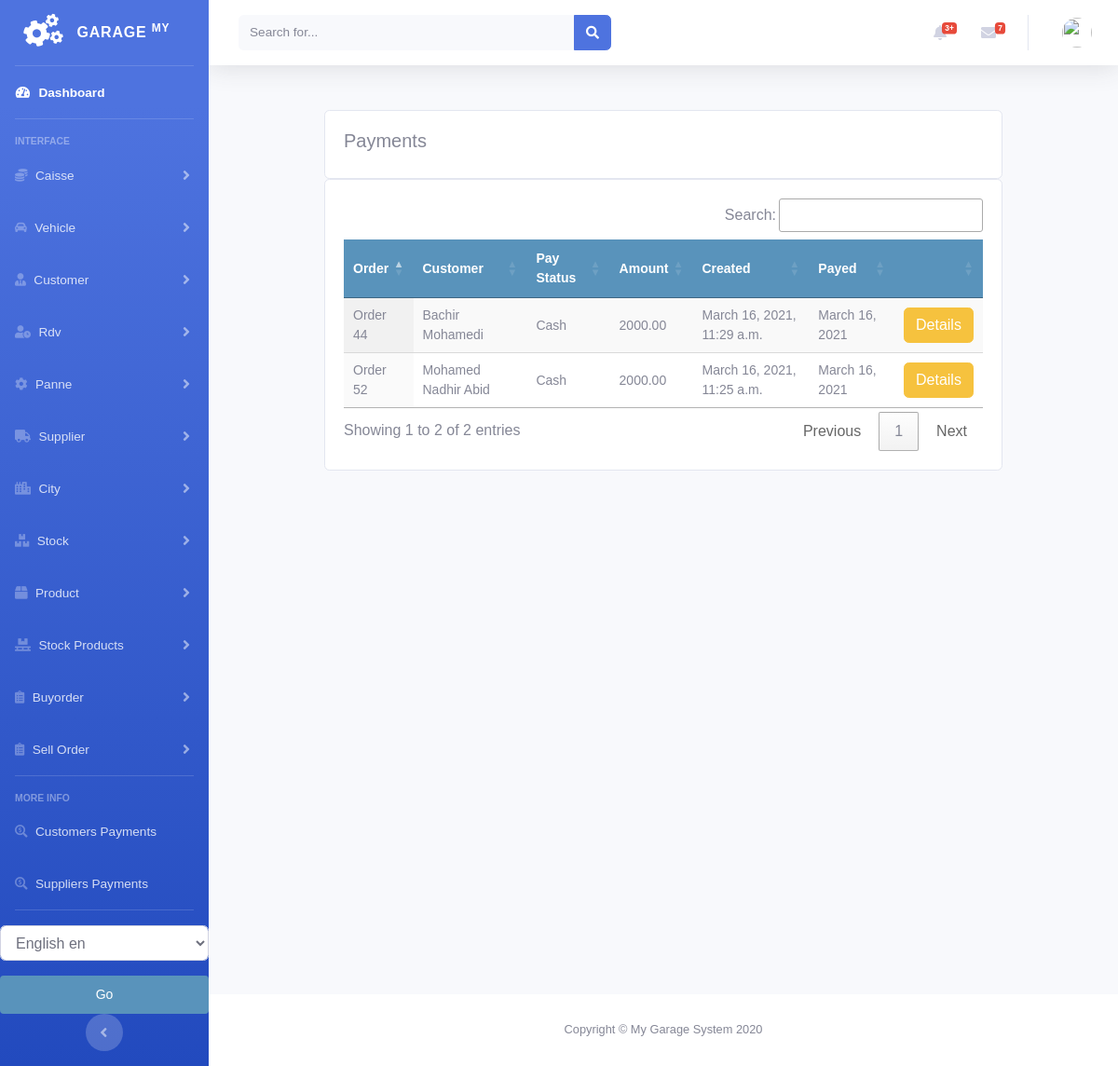
/payments/customer_payment_list, run on the app's committed database.
### payments/models.py (models this page shows)
class SellOrderPayment(models.Model):
    order = models.ForeignKey(Order, on_delete=models.CASCADE, blank=True, null=True)
    customer = models.ForeignKey(Customer, on_delete=models.CASCADE)
    user = models.IntegerField(default=0)
    amount = models.DecimalField(max_digits=10, decimal_places=2)
    created = models.DateTimeField(auto_now_add=True)
    pay_date = models.DateField(null=True, blank=True)
    pay_type = (
        ('Cash', 'Cash'),
        ('Cheque', 'Cheque'),
    )
    pay_status = models.CharField(max_length=8, choices=pay_type, blank=True, default="Cash")

### sellorder/models.py (models this page shows, shortened)
class Order(models.Model):
    customer = models.ForeignKey(Customer, on_delete=models.DO_NOTHING)
    vehicle = models.ForeignKey(Vehicle, on_delete=models.DO_NOTHING, null=True, blank=True)
    created = models.DateTimeField(auto_now_add=True)
    updated = models.DateTimeField(auto_now=True)
    debt = models.DecimalField(max_digits=10, decimal_places=2, null=True, blank=True, default=0)
    timbre = models.DecimalField(max_digits=10, decimal_places=2, null=True, blank=True, default=0)
    total_price = models.DecimalField(max_digits=10, decimal_places=2, null=True, blank=True, default=0)
    discount_amount = models.DecimalField(max_digits=10, decimal_places=2, null=True, blank=True, default=0)
    paid = models.BooleanField(default=False)
    order_tva = models.PositiveIntegerField(default=0)
    confirmed = models.BooleanField(default=False)
    factured = models.BooleanField(default=False)
    order_date = models.DateField(null=True, blank=True)
    class Meta:
        ordering = ('-created',)
    def __str__(self):
        return f'Order {self.id}'

### customer/models.py (models this page shows, shortened)
class Customer(models.Model):
    firstname = models.CharField(max_length=250, null=True)
    lastname = models.CharField(max_length=250, null=True)
    address = models.CharField(max_length=200, null=True)
    phone = models.CharField(max_length=200, null=True)
    date_created = models.DateTimeField(auto_now_add=True, null=True)
    date_joined = models.DateField(null=True)
    enterprise = models.BooleanField(default=False)
    debt = models.DecimalField(max_digits=10, decimal_places=2, null=True, default=0)
    def __str__(self):
        return self.firstname + " " + self.lastname

### payments/views.py (the view)
# urls.py: path('customer_payment_list', views.customer_payment_list, name='customer_payment_list'),
def customer_payment_list(request):
    customerpayments = SellOrderPayment.objects.all()
    context = {
        "customerpayments": customerpayments
    }
    return render(request, 'payments/customer/payment_list.html', context)

### payments/templates/payments/customer/payment_list.html (shortened to what this page needs)
{% extends 'home.html' %}
{% load static %}
{% block content %}
<br>
<div class="container">
    <div class="row">
        <div class="col-md">
            <div class="card card-body">
                <h5>Payments</h5>
            </div>
            <div class="card card-body">
                <table id="table_id" class="display text-center">
                    <thead>
                    <tr>
                        <th>Order</th>
                        <th>Customer</th>
                        <th>Pay Status</th>
                        <th>Amount</th>
                        <th>Created</th>
                        <th>Payed</th>
                        <th></th>
                    </tr>
                    </thead>
                    <tbody>
                    {% for payment in customerpayments %}
                    <tr>
                        <td>
                            {{payment.order}}
                        </td>
                        <td>
                            {{payment.customer}}
                        </td>
                        <td>
                            {{payment.pay_status}}
                        </td>
                        <td>
                            {{payment.amount}}
                        </td>
                        <td>
                            {{payment.created}}
                        </td>
                        <td>
                            {{payment.pay_date}}
                        </td>
                        <td>
                           <a class="btn btn-warning " href="{% url 'sellorder:sellorder_details' payment.order.id %}">Details</a>
                        </td>
                    </tr>
                    {% endfor %}
                    </tbody>
                </table>
            </div>
        </div>
    </div>
</div>
{% endblock %}
{% block jsscript %}
<link rel="stylesheet" type="text/css" href="https://cdn.datatables.net/1.10.22/css/jquery.dataTables.css">
<link rel="stylesheet" type="text/css" href="https://cdn.datatables.net/buttons/1.6.5/css/buttons.dataTables.min.css">
{% endblock %}

### static/css/main.css (style rules this page uses)
body { margin:0; padding:0; font-family:helvetica, sans-serif; }
h1, h2, h3, h4, h5 , h6 { font-family: 'Ubuntu', sans-serif; font-weight:normal; }
table { width:100%; border-spacing:0; border-collapse: collapse; }
table th, table td { text-align:left; font-size:14px; padding:10px; margin:0; }
tbody tr:nth-child(odd) { background:#efefef; }
thead th, tbody tr.total { background:#5993bb; color:#fff; font-weight:bold; }

### data on the page
SellOrderPayment: order "Order 52", customer "Mohamed Nadhir Abid", pay_status "Cash", amount "2000.00", created "March 16, 2021, 11:25 a.m.", pay_date "March 16, 2021"
SellOrderPayment: order "Order 44", customer "Bachir Mohamedi", pay_status "Cash", amount "2000.00", created "March 16, 2021, 11:29 a.m.", pay_date "March 16, 2021"
